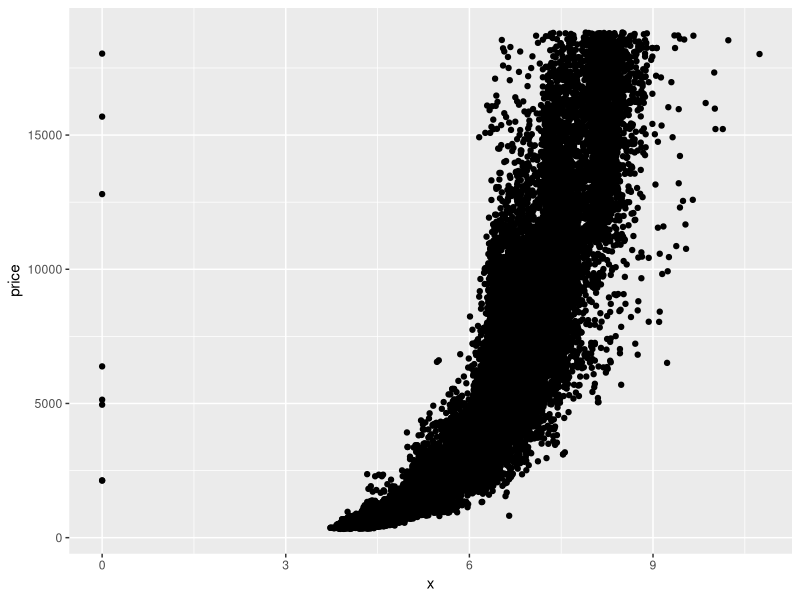
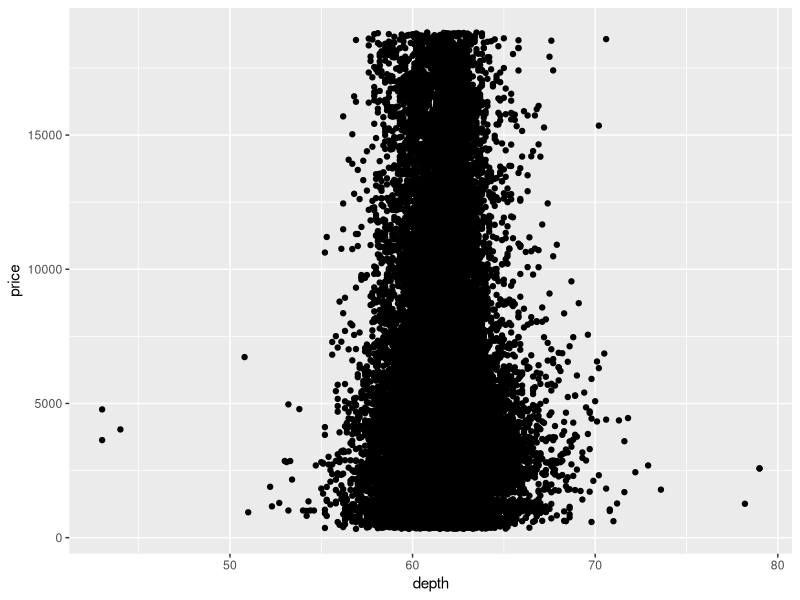
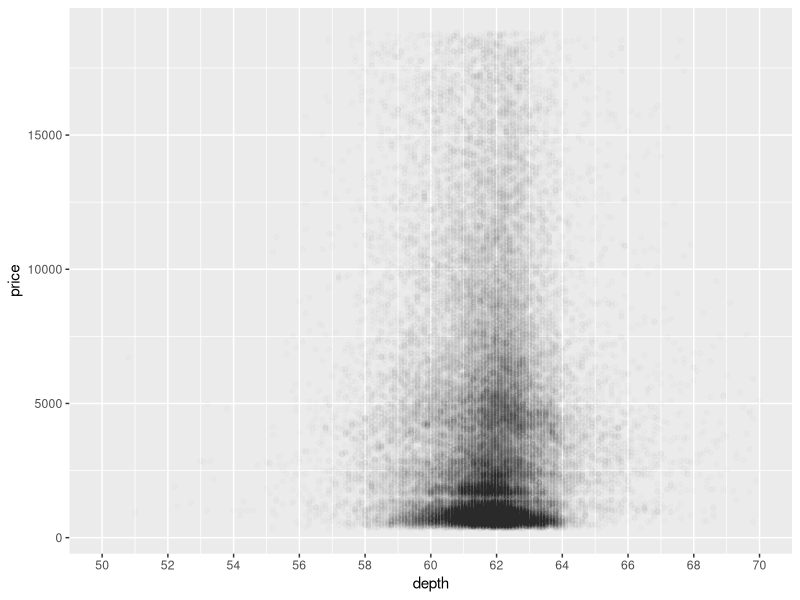
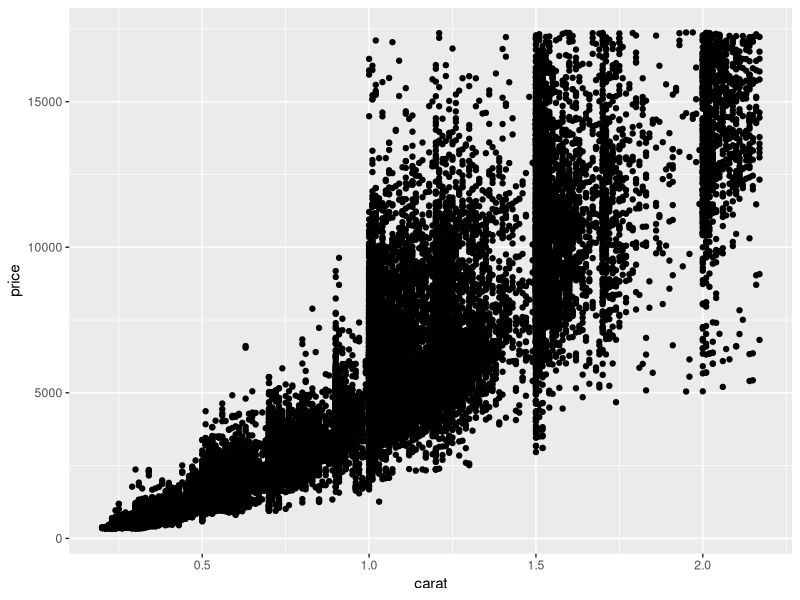
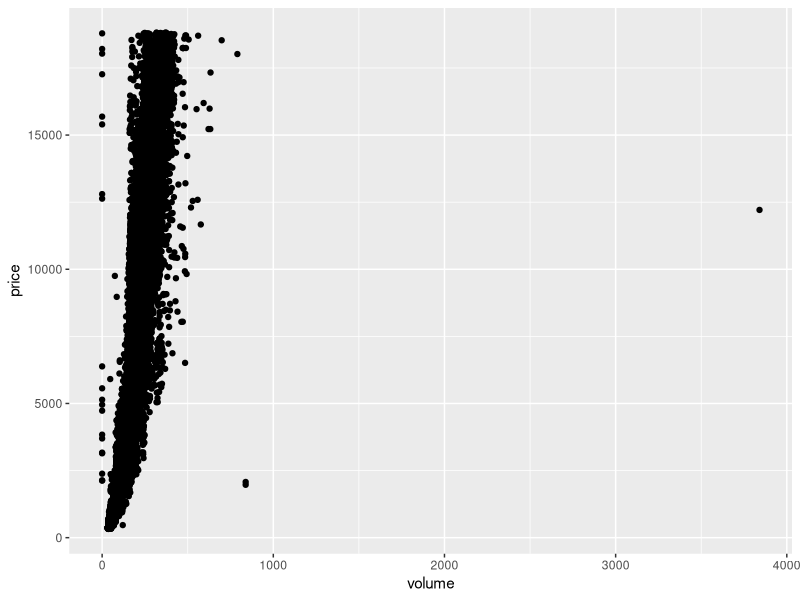
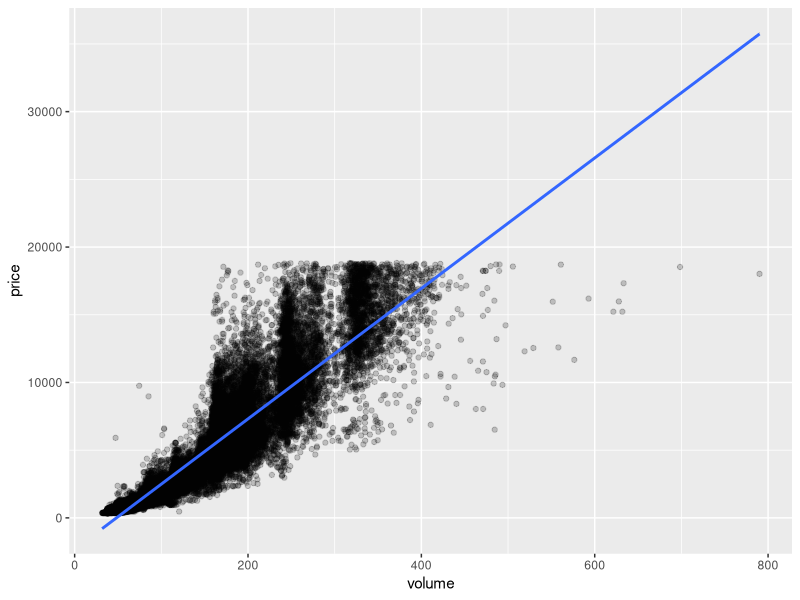
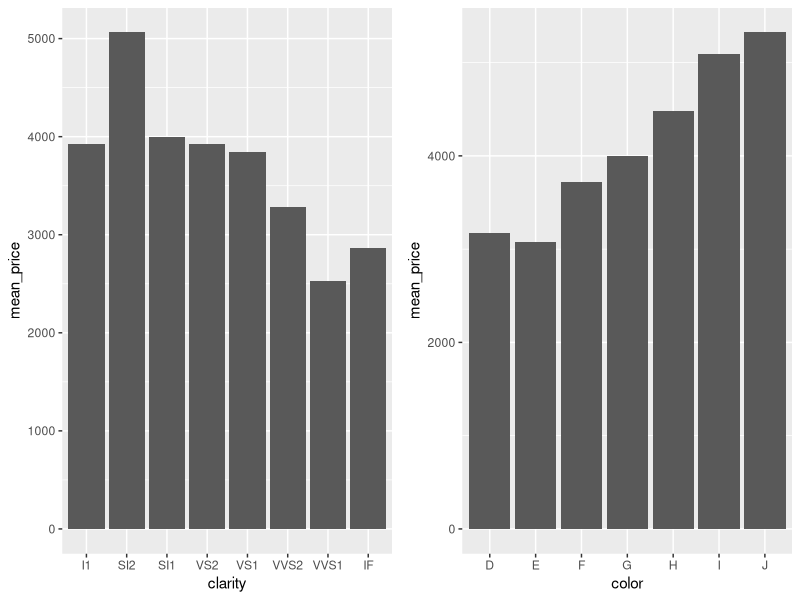
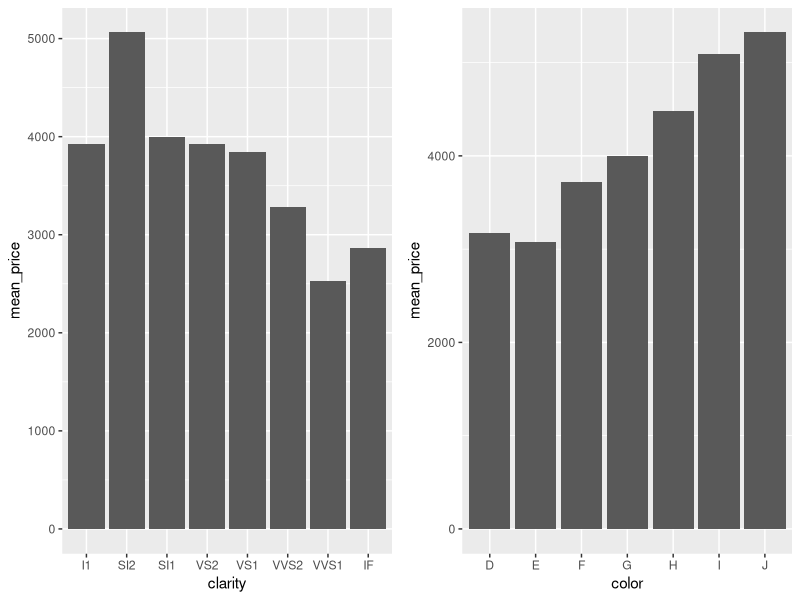

The R source for these figures, in order:
## ---- chunk 1
knitr::opts_chunk$set(echo = TRUE)
## ---- chunk 2
library(ggplot2) #must load the ggplot package first
data(diamonds) #loads the diamonds data set since it comes with the ggplot package
## ---- chunk 3
ggplot(aes(x = x, y = price), data = diamonds) +
  geom_point()
## ---- chunk 4
# correlation between price and x
with(diamonds, cor.test(x, price, method = 'pearson'))

# correlation between price and y
cor(diamonds$price, diamonds$y, method = 'pearson')

# correlation between price and z
with(diamonds, cor.test(price, z, method = 'pearson'))
## ---- chunk 5
ggplot(aes(x = depth, y = price), data = diamonds) +
  geom_point()
## ---- chunk 6
ggplot(data = diamonds, aes(x = depth, y = price)) + 
  geom_point(alpha = 1/100) +
  scale_x_continuous(limits = c(50, 70), breaks = seq(50, 70, 2))
## ---- chunk 7
with(diamonds, cor.test(price, depth, method = "pearson") )
## ---- chunk 8
ggplot(aes(x = carat, y = price), data = subset(diamonds, price < quantile(price, probs = .99) & 
                                                  carat < quantile(carat, probs = .99))) +
  geom_point()
## ---- chunk 9
diamonds$volume <- diamonds$x * diamonds$y * diamonds$z
ggplot(aes(x = volume, y = price), data = diamonds) +
  geom_point()
## ---- chunk 10
with(subset(diamonds, volume != 0 & volume < 800), cor.test(price, volume, method = "pearson"))
## ---- chunk 11
ggplot(aes(x = volume, y = price), data = subset(diamonds, volume > 0 & volume < 800)) +
  geom_point(alpha = 1/5) +
  geom_smooth(method = "lm")
## ---- chunk 12
library('dplyr')
clarity_group <- group_by(diamonds, clarity)
diamondsByClarity <- summarise(clarity_group,
                                        mean_price = mean(price),
                                        median_price = median(price),
                                        min_price = min(price),
                                        max_price = max(price),
                                        n = n())
diamondsByClarity <- arrange(diamondsByClarity, clarity)
## ---- chunk 13
diamondsByClarity <- 
  diamonds %>%
  group_by(clarity) %>%
  summarise(mean_price = mean(price),
            median_price = median(price),
            min_price = min(price),
            max_price = max(price),
            n = n()) %>%
  arrange(clarity)
## ---- chunk 14
diamonds_by_clarity <- group_by(diamonds, clarity)
diamonds_mp_by_clarity <- summarise(diamonds_by_clarity, mean_price = mean(price))

diamonds_by_color <- group_by(diamonds, color)
diamonds_mp_by_color <- summarise(diamonds_by_color, mean_price = mean(price))
## ---- chunk 15
p1 = ggplot(aes(x = clarity, y = mean_price), data = diamonds_mp_by_clarity) +
  geom_bar(stat = "identity")
p2 = ggplot(aes(x = color, y = mean_price), data = diamonds_mp_by_color) +
  geom_bar(stat = "identity")

library(gridExtra)
grid.arrange(p1, p2, nrow = 1)
## ---- chunk 16
p1 = ggplot(aes(x = clarity, y = mean_price), data = diamonds_mp_by_clarity) +
  geom_col()
p2 = ggplot(aes(x = color, y = mean_price), data = diamonds_mp_by_color) +
  geom_col()

library(gridExtra)
grid.arrange(p1, p2, nrow = 1)
